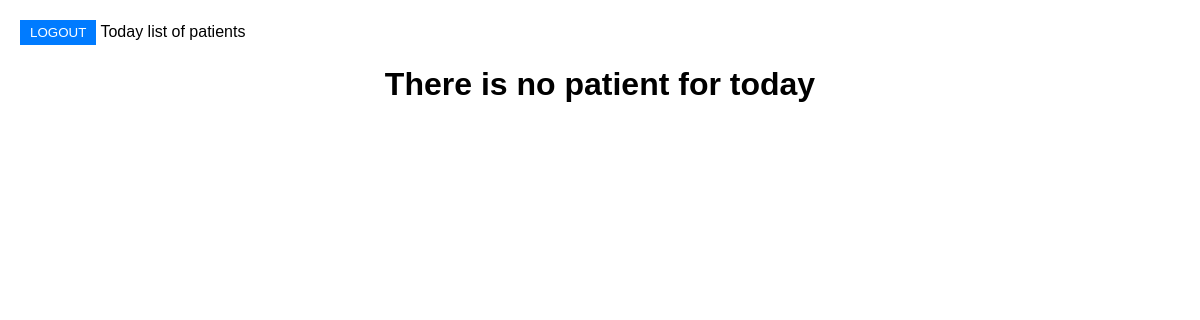
Before: /labratory/ with the older database file.
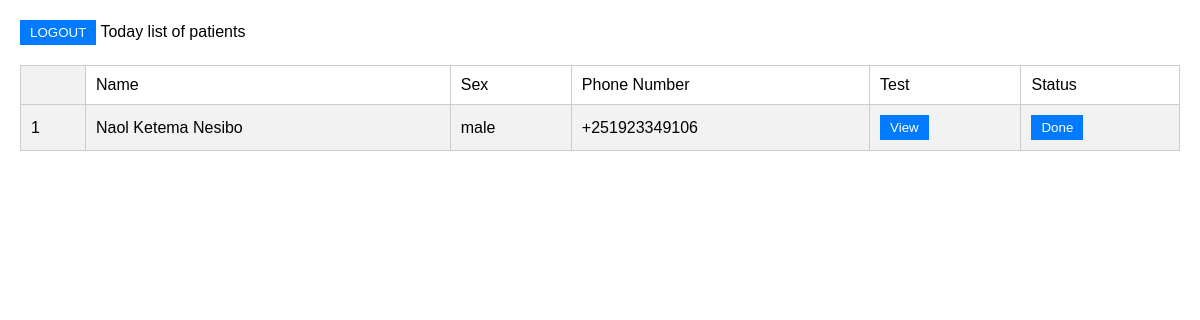
After: the same page with the newer database file.
### stor/models.py (models this page shows, shortened)
class User_lab_temporary(models.Model):
    Patient_name = models.ForeignKey(Register_Patient, on_delete=models.PROTECT)
    labs = models.CharField(max_length=1000, blank=True)

### register_patient/models.py (models this page shows, shortened)
class Register_Patient(models.Model):
    First_Name = models.CharField(max_length=50)
    Middle_Name = models.CharField(max_length=50)
    Last_Name = models.CharField(max_length=50)
    Full_Name = models.CharField(max_length=200)
    Father_Name = models.CharField(max_length=150)
    Mother_Name = models.CharField(max_length=150)
    Age = models.IntegerField(default=0)
    Sex = models.CharField(max_length=10,choices=sex,default="None")
    Address = models.CharField(max_length=100)
    Phone_Number = models.CharField(max_length=15)
    Emergency_Phone_Number = models.CharField(max_length=15)
    Birth_Day = models.DateField()
    Created_at = models.DateTimeField(auto_now=True)
    Nurse_Checked = models.BooleanField(default=False)
    class Meta:
        ordering = ['Created_at']
    def __str__(self):
        return self.Full_Name

### stor/views.py (the view)
# urls.py: path('labratory/', views.labratory, name='labratory'),
def labratory(request):
    data = User_lab_temporary.objects.all()
    return render(request, 'labratory/labratory.html', {'data': data})

### templates/labratory/labratory.html (shortened to what this page needs)
{%load static%}
<html>
	<link rel="stylesheet" href="{%static 'tables.css'%}">
	<a href="/login/logout"><button>LOGOUT</button></a>
	<head>Today list of patients</head>
	<body>
		{%if data%}
		<table>
			<th>
				<td>Name</td>
				<td>Sex</td>
				<td>Phone Number</td>
				<td>Test</td>
				<td>Status</td>
			</th>
			{%for data in data%}
			<tr>
				<td>{{ forloop.counter }}</td>
				<td>{{data.Patient_name}}</td>
				<td>{{data.Patient_name.Sex}}</td>
				<td>{{data.Patient_name.Phone_Number}}</td>
				<td><a href="/labratory-to-dr/{{ data.Patient_name.id }}"><button>View</button></td>
				<td><a href="/finish/stor/stor/labratory/User_lab_temporary/{{data.id}}"><button>Done</button></td>
			</tr>
			{%endfor%}
		</table>
		{%else%}
		<h1>There is no patient for today</h1>
		{%endif%}
	</body>
</html>

Changed rows visible on the page:
added User_lab_temporary: Patient_name "Naol Ketema Nesibo", Patient_name.Sex "male", Patient_name.Phone_Number "+251923349106"
Other visible differences:
text no longer shown: "There is no patient for today"
text now shown: "Name Sex Phone Number Test Status"
